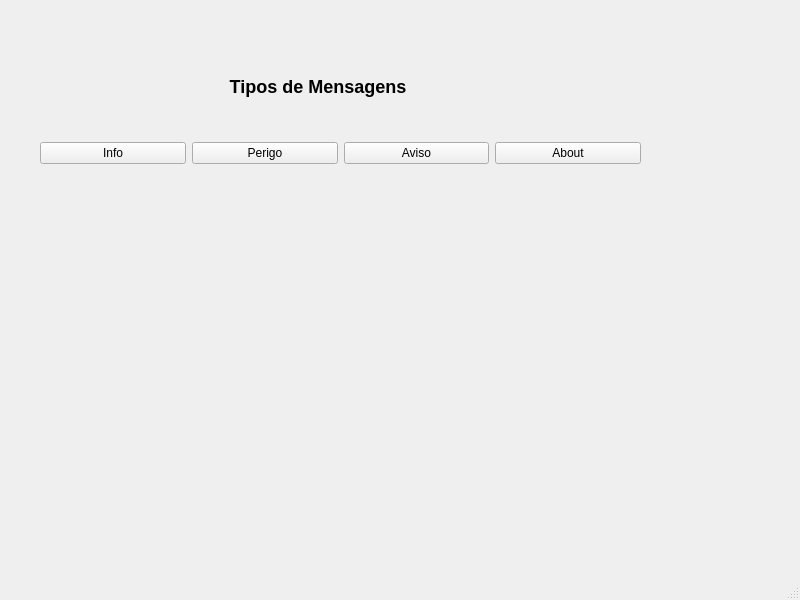
<?xml version="1.0" encoding="UTF-8"?>
<ui version="4.0">
 <class>MinhasMensagens</class>
 <widget class="QMainWindow" name="MinhasMensagens">
  <property name="geometry">
   <rect>
    <x>0</x>
    <y>0</y>
    <width>800</width>
    <height>600</height>
   </rect>
  </property>
  <property name="windowTitle">
   <string>MinhasMensagens</string>
  </property>
  <widget class="QWidget" name="centralwidget">
   <widget class="QLabel" name="label">
    <property name="geometry">
     <rect>
      <x>40</x>
      <y>56</y>
      <width>561</width>
      <height>61</height>
     </rect>
    </property>
    <property name="text">
     <string>&lt;html&gt;&lt;head/&gt;&lt;body&gt;&lt;h2 align=&quot;center&quot; style=&quot; margin-top:16px; margin-bottom:12px; margin-left:0px; margin-right:0px; -qt-block-indent:0; text-indent:0px;&quot;&gt;&lt;span style=&quot; font-size:x-large; font-weight:700;&quot;&gt;Tipos de Mensagens &lt;/span&gt;&lt;/h2&gt;&lt;/body&gt;&lt;/html&gt;</string>
    </property>
   </widget>
   <widget class="QWidget" name="layoutWidget">
    <property name="geometry">
     <rect>
      <x>40</x>
      <y>140</y>
      <width>601</width>
      <height>27</height>
     </rect>
    </property>
    <layout class="QHBoxLayout" name="horizontalLayout">
     <item>
      <widget class="QPushButton" name="btn_info">
       <property name="text">
        <string>Info</string>
       </property>
      </widget>
     </item>
     <item>
      <widget class="QPushButton" name="btn_perigo">
       <property name="text">
        <string>Perigo</string>
       </property>
      </widget>
     </item>
     <item>
      <widget class="QPushButton" name="btn_aviso">
       <property name="text">
        <string>Aviso</string>
       </property>
      </widget>
     </item>
     <item>
      <widget class="QPushButton" name="btn_about">
       <property name="text">
        <string>About</string>
       </property>
      </widget>
     </item>
    </layout>
   </widget>
  </widget>
  <widget class="QMenuBar" name="menubar">
   <property name="geometry">
    <rect>
     <x>0</x>
     <y>0</y>
     <width>800</width>
     <height>22</height>
    </rect>
   </property>
  </widget>
  <widget class="QStatusBar" name="statusbar"/>
 </widget>
 <resources/>
 <connections/>
</ui>
